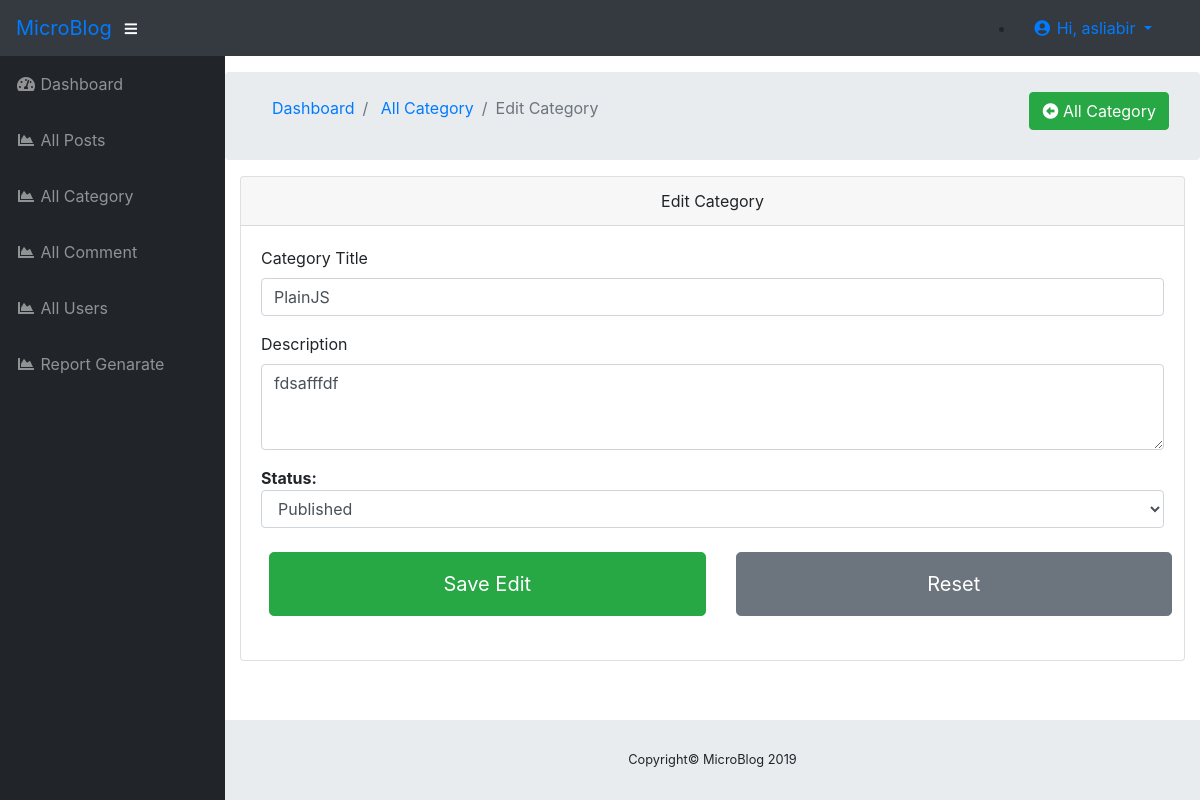
The app's page /admin/editCategory.php?id=1 (signed in) with its own data.
### tables this page shows
CREATE TABLE `tbl_category` (
  `cat_id` int(11) NOT NULL,
  `cat_name` varchar(100) NOT NULL,
  `cat_description` varchar(255) NOT NULL,
  `cat_status` int(2) NOT NULL DEFAULT '0',
  `created_at` timestamp NOT NULL DEFAULT CURRENT_TIMESTAMP
);

### admin/editCategory.php (the view, shortened to what this page needs)
<?php ob_start();
include "inc/header.php"; ?>
<div id="wrapper">
    <?php include "inc/sidebar.php"; ?>
    <div id="content-wrapper">
        <div class="container-fluid">
            <div class="row breadcrumb dashboard-breadcrumb">
                <div class="col-md-8">
                    <ol class="breadcrumb">
                        <li class="breadcrumb-item">
                            <a href="index.php">Dashboard</a>
                        </li>
                        <li class="breadcrumb-item">
                            <a href="allCategory.php">All Category</a>
                        </li>
                        <li class="breadcrumb-item active">Edit Category</li>
                    </ol>
                </div>
                <div class="col-md-4">
                    <div class="btn-group float-right mt-2" role="group">
                        <a class="btn btn-success btn-md" href="allCategory.php">
                            <i class="fa fa-arrow-alt-circle-left" aria-hidden="true"></i> All Category
                        </a>
                    </div>
                </div>
            </div>
            <div class="card">
                <div class="card-header text-center">
                    Edit Category
                </div>
                <div class="card-body">
                    <?php
                    if (isset($_GET['id']) && is_numeric($_GET['id'])) {
                        $id = $_GET['id'];
                        $sql = "SELECT * FROM `tbl_category` WHERE `cat_id` = $id";
                        $result = $db->query($sql) or die($db->error);;
                        $row = $result->fetch_assoc();
                        ?>
                        <form action="sReq/editCategory.php" method="post" id="editCat">
                            <div class="form-group">
                                <label for="catTitle">Category Title</label>
                                <input type="text" name="cat_name" class="form-control" value="<?php echo $row['cat_name']; ?>" id="catTitle" placeholder="Category Name">
                            </div>
                            <div class="form-group">
                                <label for="catContent">Description</label>
                                <textarea class="form-control" name="cat_description" id="catContent" rows="3"><?php echo $row['cat_description']; ?></textarea>
                            </div>
                            <div class="form-group">
                                <b>Status: </b>
                                <select name="cat_status" class="form-control">
                                </select>
                            </div>
                            <div class="form-group row">
                                <div class="col-sm-6">
                                    <button type="submit" name="editCategory" class="btn btn-success btn-block btn-lg text-center p-3 m-2">Save Edit</button>
                                </div>
                                <div class="col-sm-6">
                                    <button type="reset" class="btn btn-secondary btn-block btn-lg text-center p-3 m-2">Reset</button>
                                </div>
                            </div>
                        </form>
                    <?php } else {
                        header("Location: allCategory.php");
                    } ?>
                </div>
            </div>
        </div>
        <?php include "inc/footer.php"; ?>

### records on screen
tbl_category: cat_name "PlainJS", cat_description "fdsafffdf", cat_status "Published"

### other values on screen
$_SESSION['username'] "asliabir"
